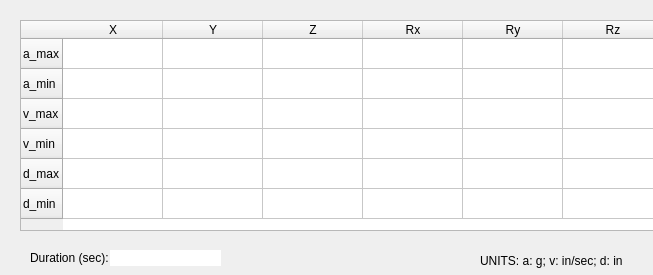
<?xml version="1.0" encoding="UTF-8"?>
<ui version="4.0">
 <class>Form</class>
 <widget class="QWidget" name="Form">
  <property name="geometry">
   <rect>
    <x>0</x>
    <y>0</y>
    <width>653</width>
    <height>275</height>
   </rect>
  </property>
  <property name="windowTitle">
   <string>Statistics</string>
  </property>
  <widget class="QTableWidget" name="table_Stats">
   <property name="geometry">
    <rect>
     <x>20</x>
     <y>20</y>
     <width>651</width>
     <height>211</height>
    </rect>
   </property>
   <row>
    <property name="text">
     <string>a_max</string>
    </property>
   </row>
   <row>
    <property name="text">
     <string>a_min</string>
    </property>
   </row>
   <row>
    <property name="text">
     <string>v_max</string>
    </property>
   </row>
   <row>
    <property name="text">
     <string>v_min</string>
    </property>
   </row>
   <row>
    <property name="text">
     <string>d_max</string>
    </property>
   </row>
   <row>
    <property name="text">
     <string>d_min</string>
    </property>
   </row>
   <column>
    <property name="text">
     <string>X</string>
    </property>
   </column>
   <column>
    <property name="text">
     <string>Y</string>
    </property>
   </column>
   <column>
    <property name="text">
     <string>Z</string>
    </property>
   </column>
   <column>
    <property name="text">
     <string>Rx</string>
    </property>
   </column>
   <column>
    <property name="text">
     <string>Ry</string>
    </property>
   </column>
   <column>
    <property name="text">
     <string>Rz</string>
    </property>
   </column>
  </widget>
  <widget class="QLabel" name="label">
   <property name="geometry">
    <rect>
     <x>30</x>
     <y>250</y>
     <width>81</width>
     <height>16</height>
    </rect>
   </property>
   <property name="text">
    <string>Duration (sec):</string>
   </property>
  </widget>
  <widget class="QLabel" name="label_Duration">
   <property name="geometry">
    <rect>
     <x>110</x>
     <y>250</y>
     <width>111</width>
     <height>16</height>
    </rect>
   </property>
   <property name="styleSheet">
    <string notr="true">background-color: white;
</string>
   </property>
   <property name="text">
    <string/>
   </property>
  </widget>
  <widget class="QLabel" name="label_2">
   <property name="geometry">
    <rect>
     <x>480</x>
     <y>250</y>
     <width>151</width>
     <height>21</height>
    </rect>
   </property>
   <property name="text">
    <string>UNITS: a: g; v: in/sec; d: in</string>
   </property>
  </widget>
 </widget>
 <resources/>
 <connections/>
</ui>
